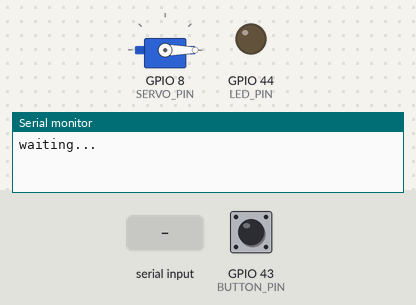
Bench run of a sketch on a simulated ESP32. Shown: servo, output pins drawn as LEDs (lit = HIGH), the last lines printed to the serial monitor. Dashed ring = blinking. The test bench sets the inputs (shaded band); at power-on: GPIO 43 (BUTTON_PIN) LOW.

Above: at 1.2 s.
1.3 s: "start\n" received over Serial
At 1.45 s:
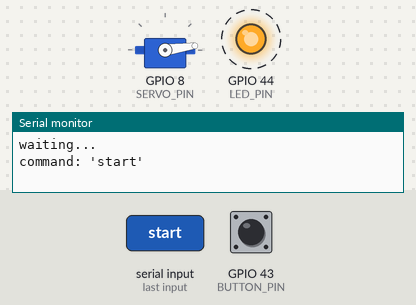
4.3 s: GPIO 43 (BUTTON_PIN) pulled HIGH for 0.15 s
7.4 s: GPIO 43 (BUTTON_PIN) pulled HIGH for 1 s
At 9.15 s:
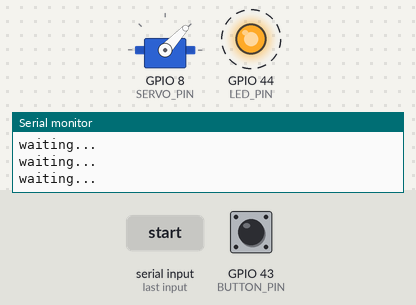
11.4 s: "stop\n" received over Serial
At 11.55 s:
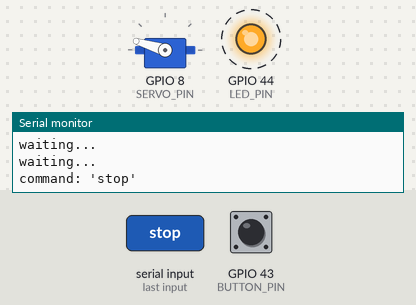
14.4 s: GPIO 43 (BUTTON_PIN) pulled HIGH for 0.15 s
At 15.9 s:
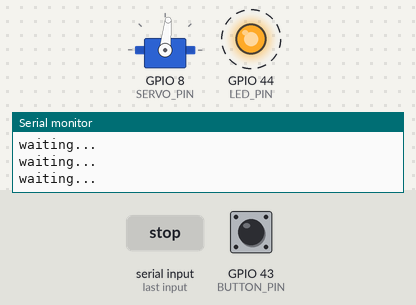
17.5 s: "1\n" received over Serial
Timing chart, 0 to 47.8 s (numbered marks = the images above; inputs shaded):
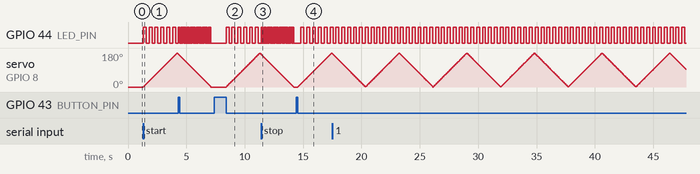

The sketch:

lab3part3.ino
```cpp
/*
 * lab3part3.ino
 *
 * Controls a servo with start/stop commands via Serial or button.
 * Includes LED feedback: 2 Hz blink while running, 10 Hz while stopping.
 * Servo returns to 0 deg before stopping.
 *
 * Author: Charles Jensen
 * Created: 2025-04-16
 * Last Modified: 2025-04-16
 */

#include <ESP32Servo.h>

// Constants for hardware pins
const int LED_PIN = D7;
const int SERVO_PIN = D9;
const int BUTTON_PIN = D6;

// Timing and servo configuration constants
const int PRINT_INTERVAL_THRESHOLD_MS = 1000; // Print status every 1000ms
const int SERVO_START_POSITION_DEG = 0;       // Initial servo position
const int SERVO_UPDATE_THRESHOLD_MS = 15;     // Delay between servo updates

// Enum representing finite state machine states
enum ProgramState
{
    STATE_RUN,      // Servo oscillating, LED blinking at 2Hz
    STATE_STOPPING, // Waiting to return to 0 deg, LED blinking at 10Hz
    STATE_STOPPED   // Servo stationary at 0 deg, LED off
};

// Function prototypes
void handle_start();
void handle_stop();
void blink_led(int blink_interval_ms);
void rotate_servo();
void rotate_servo_to_position_zero();

// Global variables
Servo g_servo;                                // Servo object instance
int g_servo_position_deg = 0;                 // Current servo angle
int g_servo_direction_deg = 1;                // Current servo sweep direction
int g_led_state = LOW;                        // LED ON/OFF state
ProgramState g_program_state = STATE_STOPPED; // Initial FSM state
String g_cmd = "";                            // Serial command buffer

void setup()
{
    Serial.begin(115200); // Begin serial communication

    // Configure hardware pin modes
    pinMode(LED_PIN, OUTPUT);
    pinMode(BUTTON_PIN, INPUT);

    // Initialize servo and LED
    g_servo.attach(SERVO_PIN);
    g_servo.write(SERVO_START_POSITION_DEG);
    digitalWrite(LED_PIN, LOW);
}

void loop()
{
    // Static variables that persist across loop calls
    static int s_last_print_time_ms = 0;      // Tracks time of last print
    static bool s_button_was_pressed = false; // Button debounce tracking

    int current_time_ms = millis();

    // Periodically print 'waiting...'
    if (current_time_ms - s_last_print_time_ms > PRINT_INTERVAL_THRESHOLD_MS)
    {
        s_last_print_time_ms = current_time_ms;
        Serial.println(F("waiting..."));
    }

    // Handle serial input and build complete commands
    if (Serial.available() > 0)
    {
        char c = Serial.read();
        if (c == '\n' || c == '\r')
        {

            if (g_cmd.isEmpty())
                return;

            g_cmd.toLowerCase();
            Serial.printf("command: '%s'\n", g_cmd.c_str());

            if (g_cmd == "start")
            {
                g_program_state = STATE_RUN;
            }
            else if (g_cmd == "stop")
            {
                g_program_state = STATE_STOPPING;
            }
            else
            {
                Serial.printf("unrecognized command: '%s'\n", g_cmd.c_str());
            }
            g_cmd = "";
        }
        else
        {
            g_cmd.concat(c);
        }
    }

    // Handle button press and toggle state accordingly
    bool is_button_pressed = digitalRead(BUTTON_PIN);
    if (is_button_pressed)
    {
        s_button_was_pressed = true;
    }
    else
    {
        if (s_button_was_pressed)
        {
            switch (g_program_state)
            {
            case STATE_STOPPED:
                g_program_state = STATE_RUN;
                break;
            case STATE_RUN:
                g_program_state = STATE_STOPPING;
                break;
            case STATE_STOPPING:
                g_program_state = STATE_RUN;
                break;
            }
        }
        s_button_was_pressed = false;
    }

    // Execute logic based on current state
    switch (g_program_state)
    {
    case STATE_RUN:
        handle_start();
        break;
    case STATE_STOPPING:
        handle_stop();
        break;
    case STATE_STOPPED:
    default:
        break;
    }
}

// Behavior while in STATE_RUN: Blink LED slowly and move servo
void handle_start()
{
    blink_led(250); // 2 Hz blink interval
    rotate_servo();
}

// Behavior while in STATE_STOPPING: Blink LED quickly and return servo to 0 deg
void handle_stop()
{
    blink_led(50); // 10 Hz blink interval
    rotate_servo_to_position_zero();
}

// Toggle LED state based on timing interval
void blink_led(int blink_interval_ms)
{
    static int s_led_last_blink_time_ms = 0;
    int current_time_ms = millis();
    if (current_time_ms - s_led_last_blink_time_ms > blink_interval_ms)
    {
        g_led_state = !g_led_state;
        digitalWrite(LED_PIN, g_led_state);
        s_led_last_blink_time_ms = current_time_ms;
    }
}

// Move servo back and forth between 0 and 180 degrees
void rotate_servo()
{
    static int s_servo_last_update_time_ms = 0;

    // Change direction if limits are exceeded
    if (g_servo_position_deg >= 180)
        g_servo_direction_deg = -1;
    else if (g_servo_position_deg <= 0)
        g_servo_direction_deg = 1;

    int current_time_ms = millis();
    if (current_time_ms - s_servo_last_update_time_ms > SERVO_UPDATE_THRESHOLD_MS)
    {
        g_servo_position_deg += g_servo_direction_deg;
        g_servo.write(g_servo_position_deg);
        s_servo_last_update_time_ms = current_time_ms;
    }
}

// Move servo gradually to 0 deg; switch to STATE_STOPPED when done
void rotate_servo_to_position_zero()
{
    static int s_servo_last_update_time_ms = 0;

    if (g_servo_position_deg > 0)
    {
        g_servo_direction_deg = -1;
    }
    else
    {
        g_program_state = STATE_STOPPED;
        digitalWrite(LED_PIN, LOW);
        return;
    }

    int current_time_ms = millis();
    if (current_time_ms - s_servo_last_update_time_ms > SERVO_UPDATE_THRESHOLD_MS)
    {
        g_servo_position_deg += g_servo_direction_deg;
        g_servo.write(g_servo_position_deg);
        s_servo_last_update_time_ms = current_time_ms;
    }
}
```

Measured:
- after the input at 1.3 s, GPIO 44 (LED_PIN): alternates HIGH for 0.25 s and LOW for 0.25 s, starting at once; servo on GPIO 8 (SERVO_PIN): rises from 0° to 180° in 2.9 s, then falls to 176° in 0.06 s
- after the input at 7.4 s, GPIO 44 (LED_PIN): alternates HIGH for 0.25 s and LOW for 0.25 s, starting after 1.0 s; servo on GPIO 8 (SERVO_PIN): rises from 0° to 179° in 2.9 s, then falls to 175° in 0.10 s
- after the input at 11.4 s, GPIO 44 (LED_PIN): alternates HIGH for 0.05 s and LOW for 0.05 s, starting after 0.06 s
- after the input at 14.4 s, GPIO 44 (LED_PIN): alternates HIGH for 0.25 s and LOW for 0.25 s, starting after 0.40 s; servo on GPIO 8 (SERVO_PIN): rises from 0° to 179° in 2.9 s, then falls to 177° in 0.07 s
